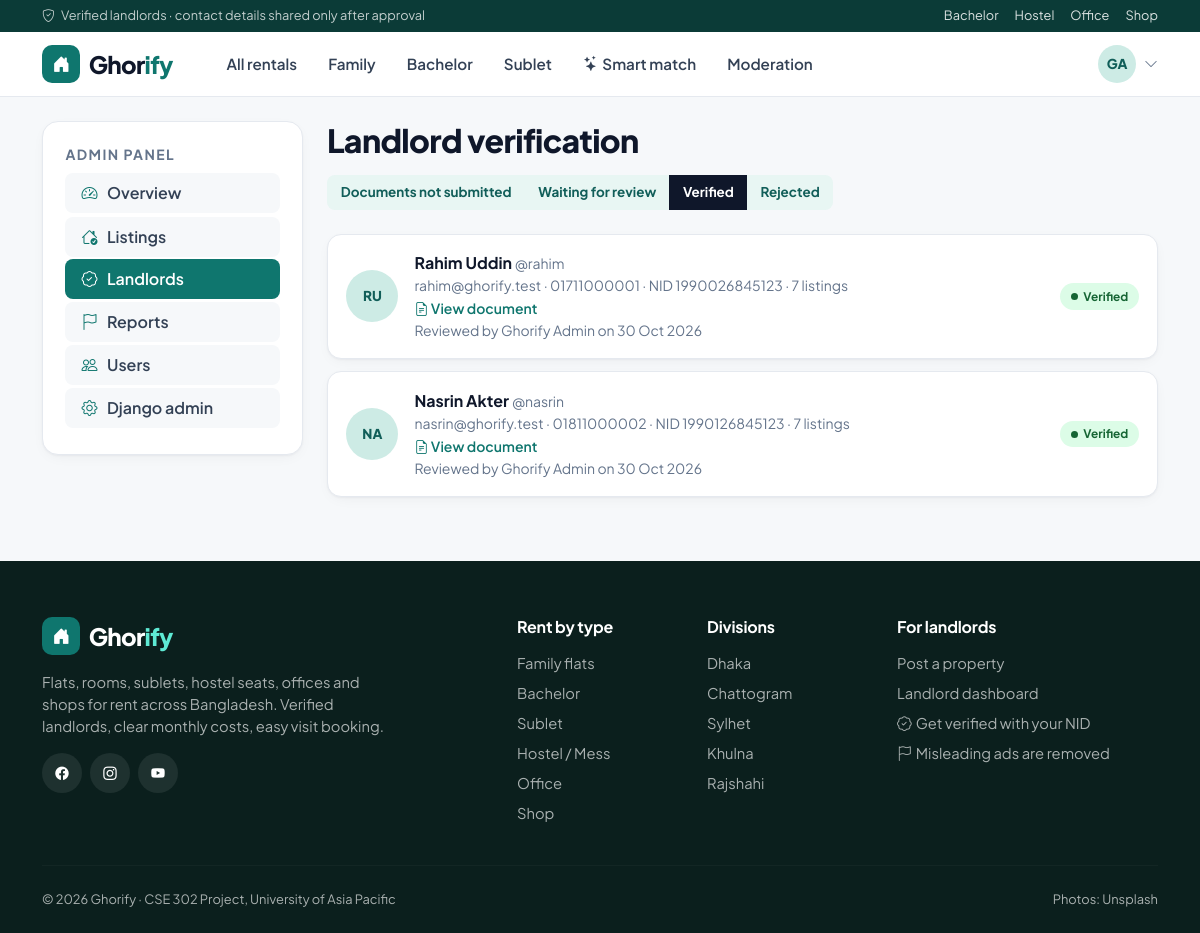
Page /dashboard/admin/landlords/?status=verified (signed in) on the committed database.
### accounts/models.py (models this page shows, shortened)
class User(AbstractUser):
    objects = GhorifyUserManager()
    class Role(models.TextChoices):
        TENANT = 'tenant', 'Tenant'
        LANDLORD = 'landlord', 'Landlord'
        ADMIN = 'admin', 'Admin'
    email = models.EmailField(unique=True)
    role = models.CharField(max_length=10, choices=Role.choices, default=Role.TENANT)
    phone = models.CharField(max_length=14, blank=True, validators=[phone_validator])
    avatar = models.ImageField(upload_to=avatar_upload_path, blank=True, null=True)
    bio = models.TextField(blank=True, max_length=500)
    class Meta:
        ordering = ['-date_joined']
    def __str__(self):
        return self.get_full_name() or self.username
    @property
    def is_tenant(self):
        return self.role == self.Role.TENANT
    @property
    def is_landlord(self):
        return self.role == self.Role.LANDLORD
    @property
    def is_platform_admin(self):
        return self.role == self.Role.ADMIN or self.is_superuser
    @property
    def display_name(self):
        return self.get_full_name() or self.username
    @property
    def initials(self):
        name = self.display_name.split()
        return ''.join(part[0] for part in name[:2]).upper()

class LandlordProfile(models.Model):
    class Status(models.TextChoices):
        UNSUBMITTED = 'unsubmitted', 'Documents not submitted'
        PENDING = 'pending', 'Waiting for review'
        VERIFIED = 'verified', 'Verified'
        REJECTED = 'rejected', 'Rejected'
    user = models.OneToOneField(settings.AUTH_USER_MODEL, on_delete=models.CASCADE, related_name='landlord_profile')
    nid_number = models.CharField('NID number', max_length=20, blank=True)
    verification_docs = models.FileField(
        upload_to=verification_upload_path, blank=True, null=True,
        help_text='NID or ownership paper (PDF/JPG/PNG).',
    )
    status = models.CharField(max_length=12, choices=Status.choices, default=Status.UNSUBMITTED)
    review_note = models.CharField(max_length=255, blank=True)
    verified_by = models.ForeignKey(
        settings.AUTH_USER_MODEL, on_delete=models.SET_NULL, null=True, blank=True,
        related_name='verified_landlords',
    )
    verified_at = models.DateTimeField(null=True, blank=True)

### dashboard/views.py (the view)
# urls.py: path('admin/landlords/',views.landlord_verification, name='landlords'),
@admin_required
def landlord_verification(request):
    status = request.GET.get('status', LandlordProfile.Status.PENDING)
    profiles = LandlordProfile.objects.select_related('user', 'verified_by').annotate(listings=Count('user__properties'))
    if status in LandlordProfile.Status.values:
        profiles = profiles.filter(status=status)
    return render(request, 'dashboard/landlords.html', {
        'profiles': profiles, 'status': status, 'status_choices': LandlordProfile.Status.choices,
    })

### interactions/context_processors.py (called while the page is built)
def compare_count(request):
    user = getattr(request, 'user', None)
    if not (user and user.is_authenticated and user.is_tenant):
        return {}
    comparison = user.comparisons.first()
    return {'compare_count': comparison.items.count() if comparison else 0}

### templates/dashboard/landlords.html (shortened to what this page needs)
{% extends 'dashboard/_admin_base.html' %}
{% block admin_content %}
<div class="d-flex flex-wrap justify-content-between align-items-end gap-3 mb-4">
  <h1 class="mb-0" style="font-size:2rem">Landlord verification</h1>
  <div class="btn-group flex-wrap">{% for key, label in status_choices %}<a href="?status={{ key }}" class="btn btn-sm {% if status == key %}btn-dark{% else %}btn-soft{% endif %}">{{ label }}</a>{% endfor %}</div>
</div>
{% for lp in profiles %}
<div class="request-card">
  <div class="d-flex flex-wrap gap-3 align-items-center">
    <span class="avatar" style="width:52px;height:52px">{{ lp.user.initials }}</span>
    <div class="flex-grow-1">
      <div class="fw-bold">{{ lp.user.display_name }} <span class="text-muted fw-normal small">@{{ lp.user.username }}</span></div>
      <div class="small text-muted">{{ lp.user.email }} · {{ lp.user.phone|default:'no phone' }} · NID {{ lp.nid_number|default:'-' }} · {{ lp.listings }} listing{{ lp.listings|pluralize }}</div>
      {% if lp.verification_docs %}<a href="{{ lp.verification_docs.url }}" target="_blank" class="small fw-semibold"><i class="bi bi-file-earmark-text"></i> View document</a>{% else %}<span class="small text-muted">No document uploaded</span>{% endif %}
      {% if lp.verified_by %}<div class="small text-muted">Reviewed by {{ lp.verified_by }}{% if lp.verified_at %} on {{ lp.verified_at|date:'d M Y' }}{% endif %}</div>{% endif %}
    </div>
    <span class="status status-{{ lp.status }}">{{ lp.get_status_display }}</span>
  </div>
</div>
{% empty %}
  {% include 'partials/empty.html' with icon='bi-person-check' title='No landlords here' text='Nobody with this status.' %}
{% endfor %}
{% endblock %}

### templates/partials/navbar.html (shortened to what this page needs)
{% with url=request.resolver_match.url_name ns=request.resolver_match.namespace %}
<div class="top-strip d-none d-md-block">
  <div class="container d-flex justify-content-between">
    <span><i class="bi bi-shield-check me-1"></i> Verified landlords · contact details shared only after approval</span>
    <span class="d-flex gap-3">
      <a href="{% url 'properties:browse' %}?category=bachelor">Bachelor</a>
      <a href="{% url 'properties:browse' %}?category=hostel">Hostel</a>
      <a href="{% url 'properties:browse' %}?category=office">Office</a>
      <a href="{% url 'properties:browse' %}?category=shop">Shop</a>
    </span>
  </div>
</div>
<nav class="navbar navbar-expand-lg gh-nav sticky-top py-2">
  <div class="container">
    <a class="navbar-brand gh-brand" href="{% url 'properties:home' %}">
      <span class="logo"><i class="bi bi-house-door-fill"></i></span><span>Ghor<span class="accent">ify</span></span>
    </a>
    <div class="collapse navbar-collapse" id="mainNav">
      <ul class="navbar-nav ms-lg-4 me-auto gap-1 mt-3 mt-lg-0">
        <li class="nav-item"><a class="nav-link {% if url == 'browse' and not request.GET.category %}active{% endif %}" href="{% url 'properties:browse' %}">All rentals</a></li>
        <li class="nav-item"><a class="nav-link {% if request.GET.category == 'family' %}active{% endif %}" href="{% url 'properties:browse' %}?category=family">Family</a></li>
        <li class="nav-item"><a class="nav-link {% if request.GET.category == 'bachelor' %}active{% endif %}" href="{% url 'properties:browse' %}?category=bachelor">Bachelor</a></li>
        <li class="nav-item"><a class="nav-link {% if request.GET.category == 'sublet' %}active{% endif %}" href="{% url 'properties:browse' %}?category=sublet">Sublet</a></li>
        <li class="nav-item"><a class="nav-link {% if ns == 'search' and url == 'search' %}active{% endif %}" href="{% url 'search:search' %}"><i class="bi bi-stars me-1"></i>Smart match</a></li>
        {% if user.is_authenticated and user.is_tenant %}
          <li class="nav-item"><a class="nav-link {% if url == 'compare' or url == 'comparison' %}active{% endif %}" href="{% url 'interactions:compare' %}">Compare{% if compare_count %}<span class="nav-badge">{{ compare_count }}</span>{% endif %}</a></li>
        {% elif user.is_authenticated and user.is_landlord %}
          <li class="nav-item"><a class="nav-link {% if url == 'mine' %}active{% endif %}" href="{% url 'properties:mine' %}">My listings</a></li>
          <li class="nav-item"><a class="nav-link {% if url == 'incoming' %}active{% endif %}" href="{% url 'interactions:incoming' %}">Requests</a></li>
        {% elif user.is_authenticated and user.is_platform_admin %}
          <li class="nav-item"><a class="nav-link {% if url == 'moderation' %}active{% endif %}" href="{% url 'dashboard:moderation' %}">Moderation</a></li>
        {% endif %}
      </ul>
      <div class="d-flex align-items-center gap-2 mt-3 mt-lg-0">
        {% if user.is_authenticated %}
          <div class="dropdown">
            <a href="#" class="d-flex align-items-center gap-2 text-reset" data-bs-toggle="dropdown" aria-expanded="false">
              {% if user.avatar %}<img src="{{ user.avatar.url }}" class="avatar" alt="">{% else %}<span class="avatar">{{ user.initials }}</span>{% endif %}
              <i class="bi bi-chevron-down small text-muted"></i>
            </a>
          </div>
        {% else %}
          <a href="{% url 'accounts:login' %}" class="btn btn-sm btn-soft"><i class="bi bi-person me-1"></i>Log in</a>
        {% endif %}
      </div>
    </div>
  </div>
</nav>
{% endwith %}

### static/css/ghorify.css (style rules this page uses)
:root { --gh-primary: #0f766e; --gh-primary-dark: #115e59; --gh-primary-light: #14b8a6; --gh-soft: #e8f6f3; --gh-soft-2: #cdebe5; --gh-accent: #f97316; --gh-accent-dark: #ea580c; --gh-dark: #0b3b37; --gh-ink: #0f172a; --gh-muted: #64748b; --gh-line: #e5e9ef; --gh-bg: #f6f8fa; --gh-green: #16a34a; --gh-amber: #d97706; --gh-red: #dc2626; --gh-radius: 16px; --gh-radius-sm: 10px; --gh-shadow: 0 1px 2px rgba(15, 23, 42, .04), 0 4px 16px -6px rgba(15, 23, 42, .08); --gh-shadow-lg: 0 18px 40px -16px rgba(15, 23, 42, .25); --bs-body-font-family: 'Plus Jakarta Sans', system-ui, -apple-system, 'Segoe UI', sans-serif; --bs-body-color: var(--gh-ink); --bs-body-bg: var(--gh-bg); --bs-primary: var(--gh-primary); --bs-primary-rgb: 15, 118, 110; --bs-link-color: var(--gh-primary); --bs-link-color-rgb: 15, 118, 110; --bs-link-hover-color: var(--gh-primary-dark); --bs-border-color: var(--gh-line); }
body { background: var(--gh-bg); color: var(--gh-ink); -webkit-font-smoothing: antialiased; }
h1, h2, h3, h4, h5, h6, .display-font { font-family: var(--bs-body-font-family); color: var(--gh-ink); font-weight: 800; letter-spacing: -.02em; }
.text-muted, .text-secondary { color: var(--gh-muted) !important; }
a { text-decoration: none; }
.btn { border-radius: 10px; font-weight: 700; padding: .6rem 1.15rem; transition: all .15s ease; }
.btn-sm { padding: .38rem .8rem; font-size: .84rem; border-radius: 8px; }
.btn-dark { --bs-btn-bg: var(--gh-ink); --bs-btn-border-color: var(--gh-ink); --bs-btn-hover-bg: #1e293b; --bs-btn-hover-border-color: #1e293b; }
.btn-soft { background: var(--gh-soft); color: var(--gh-primary-dark); border: 1px solid transparent; }
.top-strip { background: var(--gh-dark); color: rgba(255, 255, 255, .75); font-size: .8rem; padding: .4rem 0; }
.top-strip a { color: rgba(255, 255, 255, .85); }
.gh-nav { background: #fff; border-bottom: 1px solid var(--gh-line); }
.gh-brand { font-weight: 800; font-size: 1.5rem; color: var(--gh-ink) !important; display: flex; align-items: center; gap: .55rem; letter-spacing: -.03em; }
.gh-brand .logo { width: 38px; height: 38px; border-radius: 10px; display: grid; place-items: center; color: #fff; background: var(--gh-primary); font-size: 1.1rem; }
.gh-brand span.accent { color: var(--gh-primary); }
.gh-nav .nav-link { font-weight: 600; color: #334155; border-radius: 8px; padding: .5rem .85rem !important; font-size: .95rem; }
.avatar { width: 38px; height: 38px; border-radius: 50%; object-fit: cover; display: inline-grid; place-items: center; background: var(--gh-soft-2); color: var(--gh-primary-dark); font-weight: 800; font-size: .85rem; flex-shrink: 0; }
.status { display: inline-flex; align-items: center; gap: .35rem; font-size: .74rem; font-weight: 700; padding: .28rem .65rem; border-radius: 999px; white-space: nowrap; }
.status::before { content: ''; width: 7px; height: 7px; border-radius: 50%; background: currentColor; }
.status-approved, .status-verified, .status-resolved { background: #dcfce7; color: #166534; }
.request-card { border: 1px solid var(--gh-line); border-radius: 14px; padding: 1.05rem 1.15rem; background: #fff; box-shadow: var(--gh-shadow); }
.request-card + .request-card { margin-top: .75rem; }

### rows in the picture
User: initials "GA"
LandlordProfile: user.initials "RU", user.display_name "Rahim Uddin", user.username "rahim", user.email "rahim@ghorify.test", user.phone "01711000001", nid_number "1990026845123", listings "7", verified_by "Ghorify Admin", verified_at "30 Oct 2026", status "Verified"
LandlordProfile: user.initials "NA", user.display_name "Nasrin Akter", user.username "nasrin", user.email "nasrin@ghorify.test", user.phone "01811000002", nid_number "1990126845123", listings "7", verified_by "Ghorify Admin", verified_at "30 Oct 2026", status "Verified"

### other values in the picture
{{ label }} "Documents not submitted" "Waiting for review" "Verified" "Rejected"
